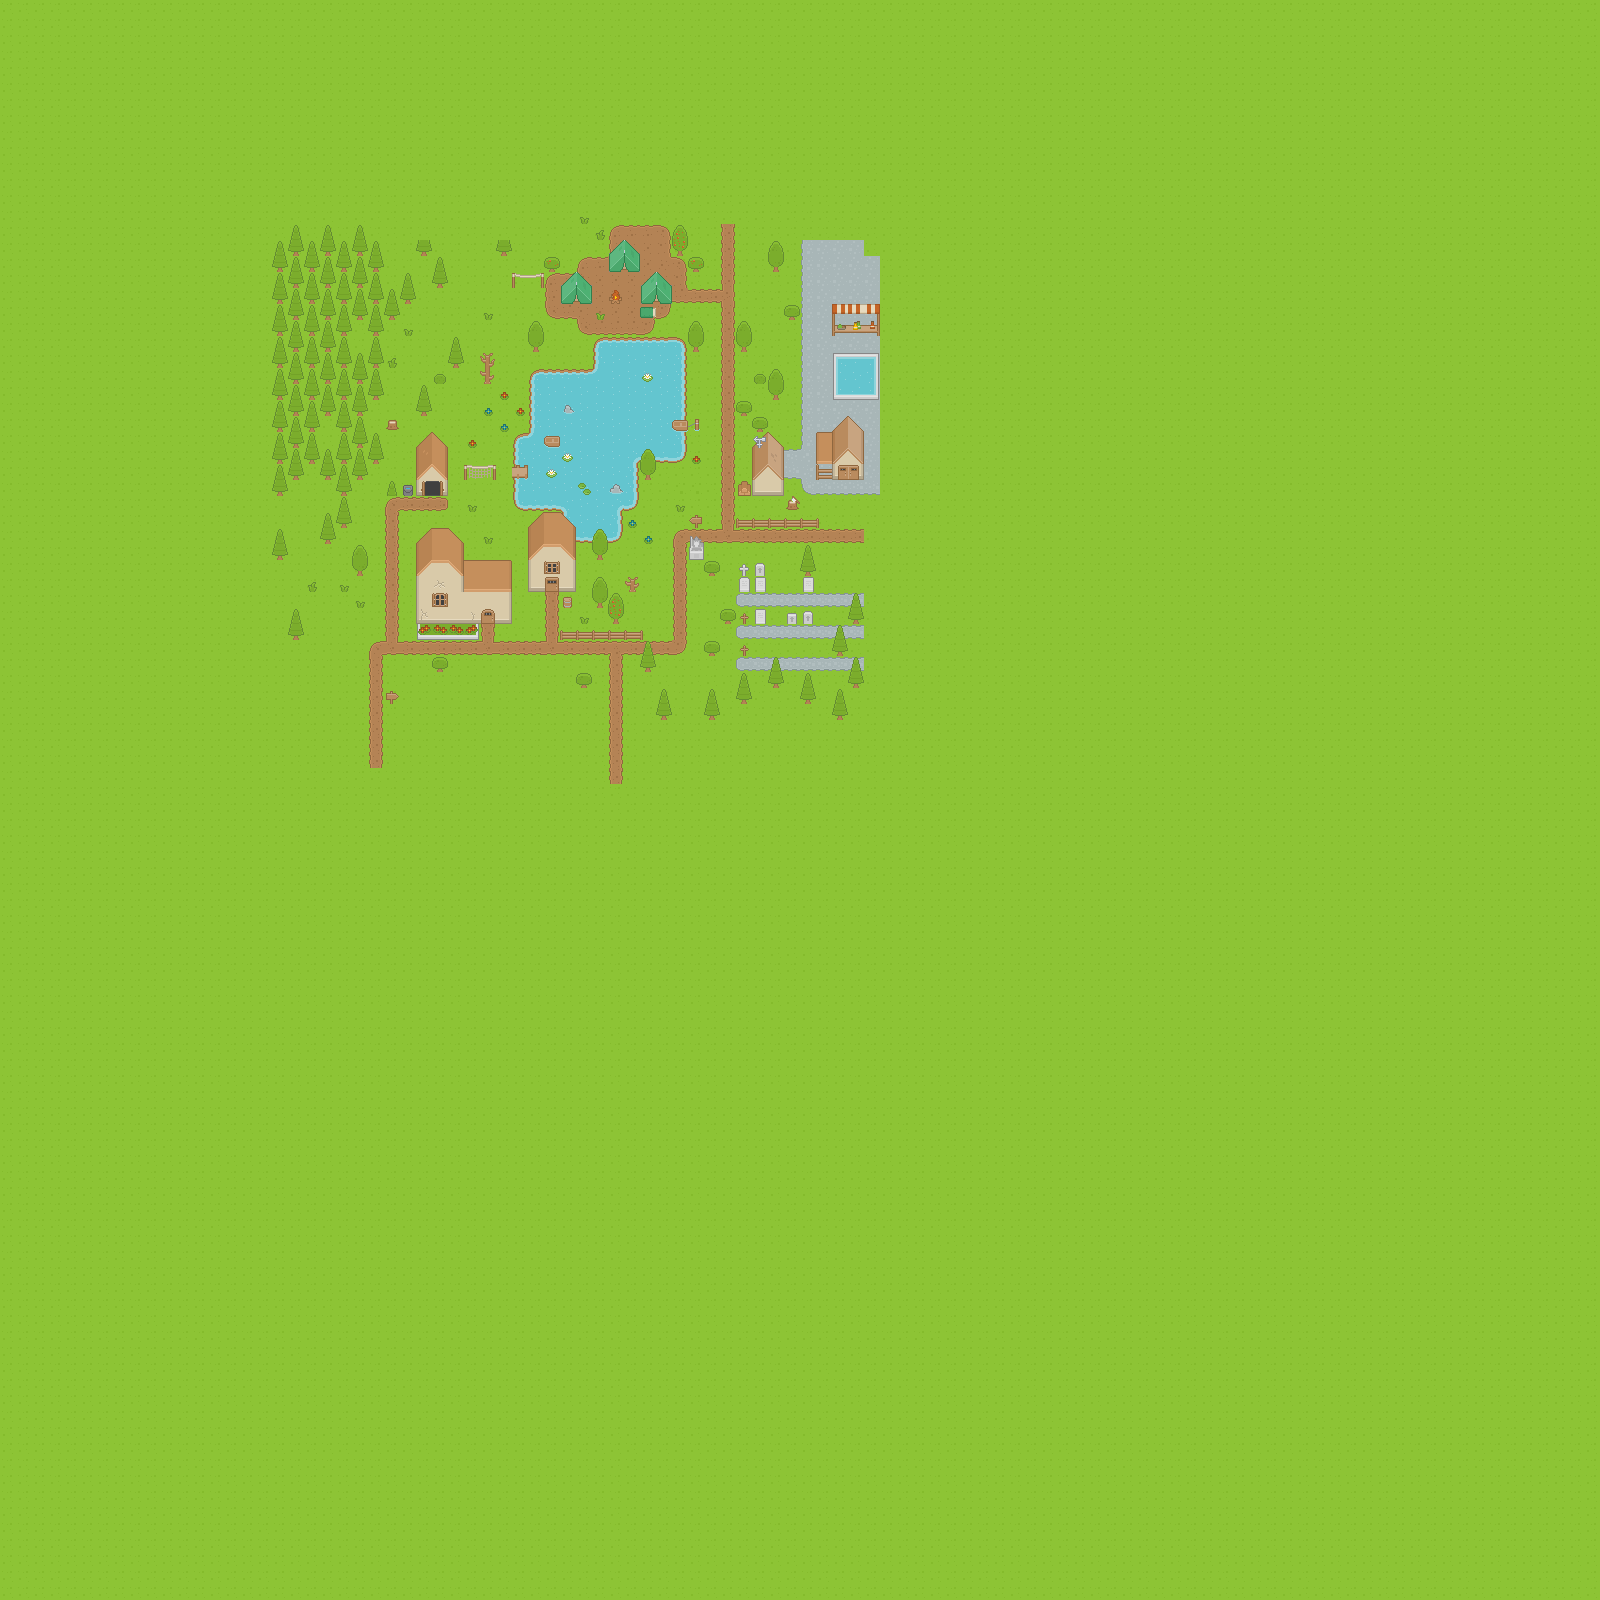

This is a level from a 2D game, rendered from its Tiled map with the project's own tilesets. A one-line summary and the map file follow, with tile-layer data summarised:
An orthogonal 100x100 tile map with 16x16 px tiles, 5 tile layers (floor, floor_top, objects, roof, ...) and 61 objects.

<map version="1.0" orientation="orthogonal" renderorder="right-down" width="100" height="100" tilewidth="16" tileheight="16" nextobjectid="90">
 <tileset firstgid="1" name="kennl_rogue" tilewidth="16" tileheight="16" spacing="1">
  <image source="../graphics/kennl_rogue.png" width="968" height="526" />
  <terraintypes>
   <terrain name="water" tile="-1" />
   <terrain name="grass" tile="-1" />
  </terraintypes>
  <tile id="0" terrain="0,0,0,0" />
  <tile id="1" terrain="0,0,0,0" />
  <tile id="2" terrain="1,1,1,0" />
  <tile id="3" terrain="1,1,0,0" />
  <tile id="4" terrain="1,1,0,1" />
  <tile id="5" terrain="1,1,1,1" />
  <tile id="57" terrain="0,0,0," />
  <tile id="58" terrain="0,0,,0" />
  <tile id="59" terrain="1,0,1,0" />
  <tile id="60" terrain="0,0,0,0" />
  <tile id="61" terrain="0,1,0,1" />
  <tile id="62" terrain="1,1,1,1" />
  <tile id="114" terrain="0,,0,0" />
  <tile id="115" terrain=",0,0,0" />
  <tile id="116" terrain="1,0,1,1" />
  <tile id="117" terrain="0,0,1,1" />
  <tile id="118" terrain="0,1,1,1" />
  <tile id="171" terrain="0,0,0," />
  <tile id="172" terrain="0,0,,0" />
  <tile id="173" terrain=",,,0" />
  <tile id="174" terrain=",,0,0" />
  <tile id="175" terrain=",,0," />
  <tile id="228" terrain="0,,0,0" />
  <tile id="229" terrain=",0,0,0" />
  <tile id="230" terrain=",0,,0" />
  <tile id="231" terrain="0,0,0,0" />
  <tile id="232" terrain="0,,0," />
  <tile id="287" terrain=",0,," />
  <tile id="288" terrain="0,0,," />
  <tile id="289" terrain="0,,," />
 </tileset>
 <layer name="floor" width="100" height="100">
  <data>[10000 cells, 10000 non-empty, 14 distinct tile ids]</data>
 </layer>
 <layer name="floor_top" width="100" height="100">
  <data>[10000 cells, 126 non-empty, 20 distinct tile ids]</data>
 </layer>
 <objectgroup name="collision">
  <object id="5" x="832" y="320" width="48" height="16" />
  <object id="7" x="832" y="352" width="48" height="48" />
  <object id="10" x="816" y="432" width="48" height="48" />
  <object id="11" x="752" y="448" width="32" height="48" />
  <object id="12" x="736" y="480" width="16" height="16" />
  <object id="14" x="784" y="496" width="16" height="16" />
  <object id="16" x="736" y="512" width="80" height="16" />
  <object id="17" x="528" y="528" width="48" height="64" />
  <object id="19" x="416" y="560" width="96" height="64" />
  <object id="20" x="416" y="544" width="48" height="16" />
  <object id="23" x="464" y="464" width="32" height="16" />
  <object id="28" x="736" y="336" width="16" height="16" />
  <object id="29" x="784" y="304" width="16" height="16" />
  <object id="30" x="768" y="256" width="16" height="16" />
  <object id="31" x="768" y="384" width="16" height="16" />
  <object id="33" x="736" y="400" width="16" height="16" />
  <object id="34" x="752" y="416" width="16" height="16" />
  <object id="39" x="560" y="512" width="64" height="32" />
  <object id="40" x="592" y="464" width="48" height="48" />
  <object id="41" x="640" y="464" width="16" height="16" />
  <object id="42" x="592" y="544" width="16" height="16" />
  <object id="43" x="592" y="592" width="16" height="16" />
  <object id="44" x="608" y="608" width="16" height="16" />
  <object id="45" x="624" y="576" width="16" height="16" />
  <object id="47" x="640" y="656" width="16" height="16" />
  <object id="48" x="656" y="704" width="16" height="16" />
  <object id="49" x="704" y="704" width="16" height="16" />
  <object id="50" x="736" y="688" width="16" height="16" />
  <object id="52" x="768" y="672" width="16" height="16" />
  <object id="54" x="800" y="688" width="16" height="16" />
  <object id="55" x="832" y="704" width="16" height="16" />
  <object id="56" x="848" y="672" width="16" height="16" />
  <object id="57" x="832" y="640" width="16" height="16" />
  <object id="58" x="848" y="608" width="16" height="16" />
  <object id="59" x="800" y="560" width="16" height="32" />
  <object id="60" x="752" y="560" width="16" height="32" />
  <object id="61" x="736" y="576" width="16" height="16" />
  <object id="65" x="720" y="608" width="16" height="16" />
  <object id="66" x="136.5" y="98" width="739.5" height="27" />
  <object id="67" x="109.35" y="96.5" width="21.3" height="628.5" />
  <object id="68" x="107" y="704" width="778" height="23" />
  <object id="69" x="855" y="85" width="31" height="650" />
  <object id="81" x="281" y="296" width="91" height="78" />
  <object id="82" x="502" y="336" width="42" height="30" />
  <object id="83" x="448" y="184" width="10" height="12" />
  <object id="84" x="201" y="549" width="44" height="42" />
  <object id="85" x="400" y="472" width="20" height="188" />
  <object id="86" x="516" y="476" width="28" height="186" />
  <object id="87" x="639" y="193" width="37" height="47" />
  <object id="88" x="366" y="323" width="68" height="13" />
  <object id="89" x="187" y="288" width="19" height="14" />
 </objectgroup>
 <layer name="objects" width="100" height="100">
  <data>[10000 cells, 414 non-empty, 75 distinct tile ids]</data>
 </layer>
 <objectgroup name="entities" visible="0" />
 <objectgroup name="asd" visible="0">
  <object id="71" x="528" y="336" width="32" height="32" />
  <object id="72" x="592" y="336" width="96" height="128" />
  <object id="73" x="688" y="336" width="16" height="16" />
  <object id="74" x="560" y="288" width="32" height="16" />
  <object id="75" x="528" y="368" width="64" height="64" />
  <object id="76" x="640" y="288" width="32" height="16" />
  <object id="77" x="608" y="256" width="32" height="16" />
  <object id="78" x="480" y="368" width="16" height="16" />
  <object id="79" x="416" y="448" width="32" height="48" />
  <object id="80" x="512" y="432" width="80" height="80" />
 </objectgroup>
 <layer name="roof" width="100" height="100">
  <data>[10000 cells, 79 non-empty, 49 distinct tile ids]</data>
 </layer>
 <layer name="roof_top" width="100" height="100">
  <data>[10000 cells, 1 non-empty, 1 distinct tile ids]</data>
 </layer>
</map>
